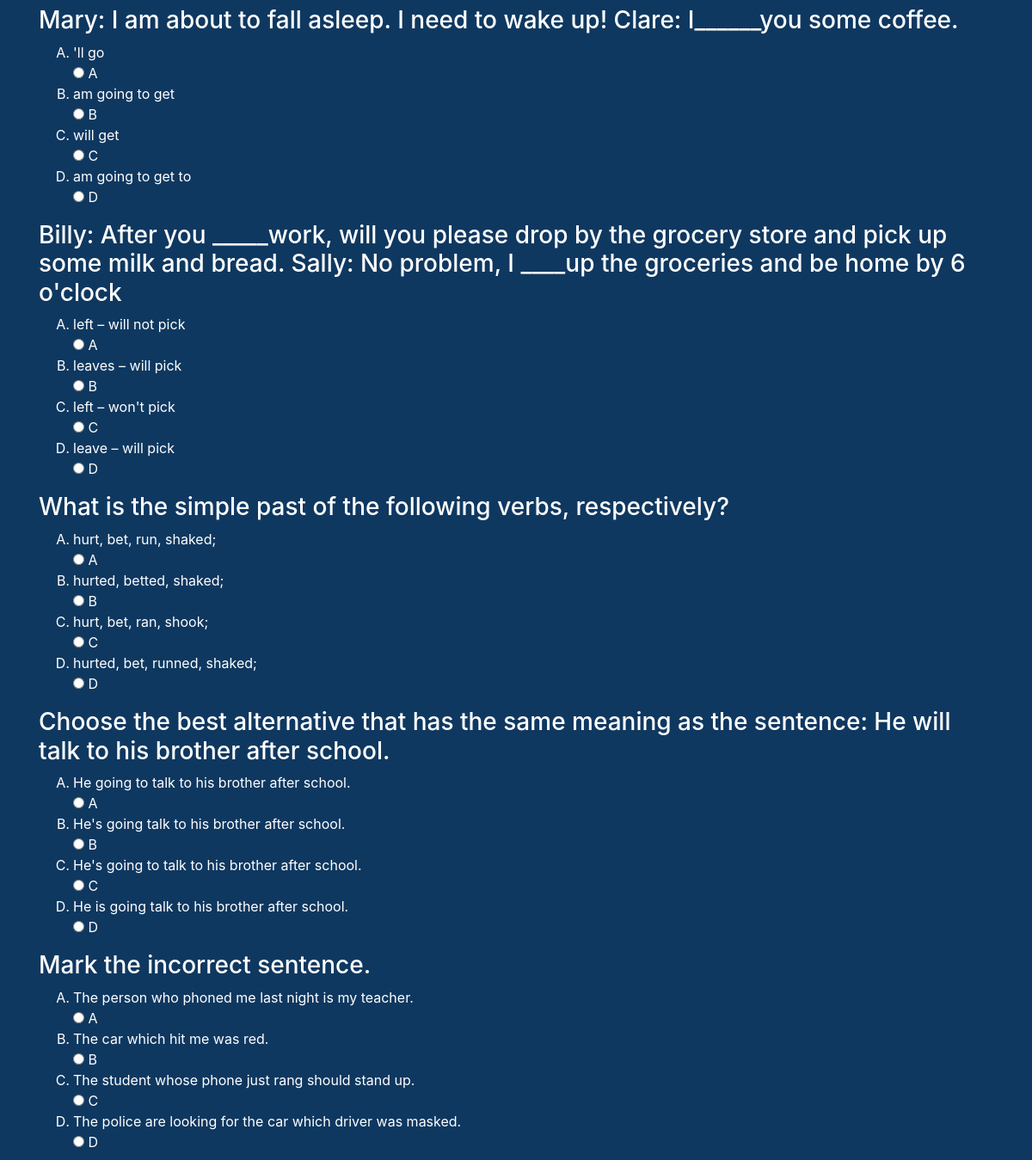
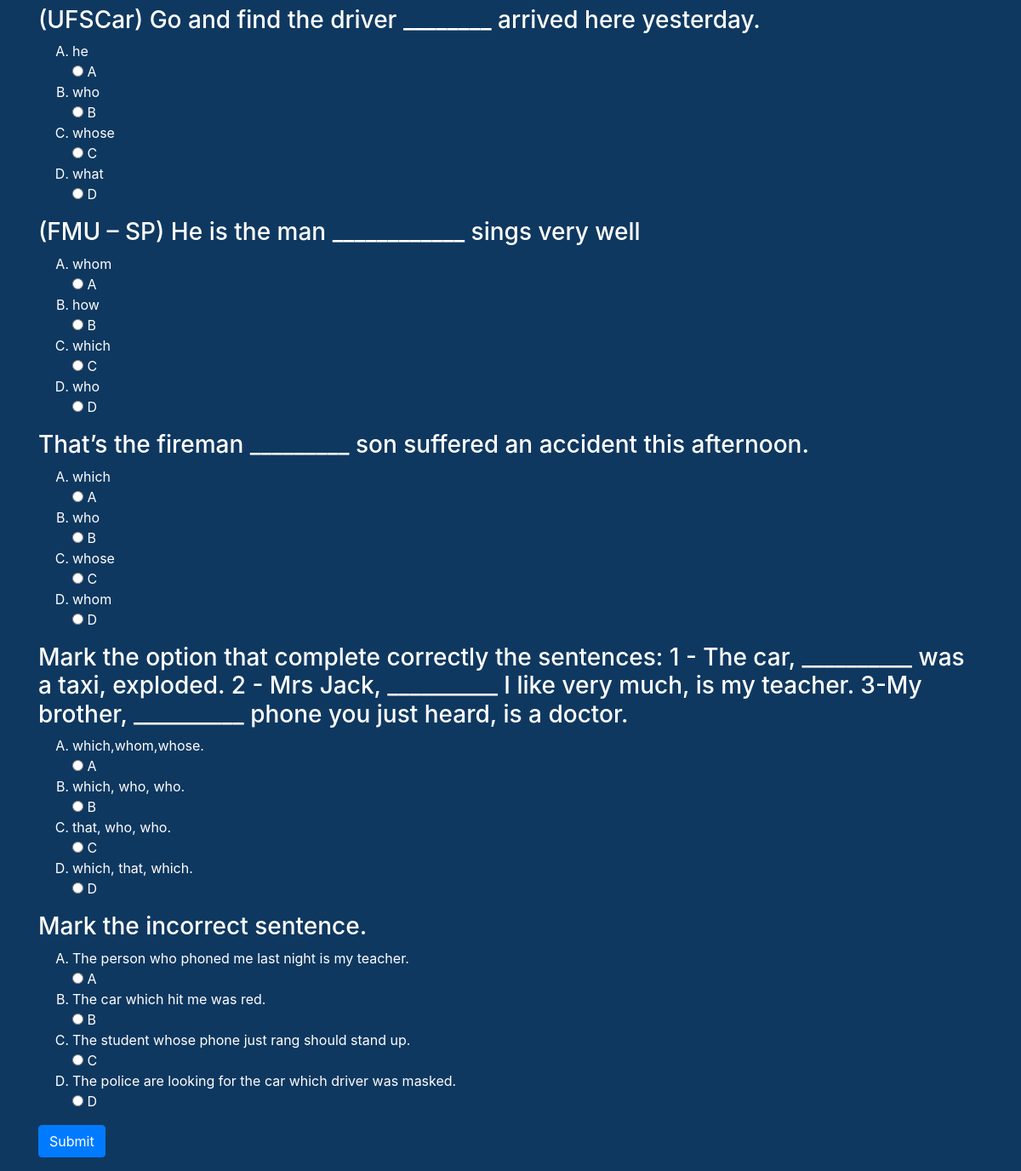
Page /aluno/fazerQuestoesView.php (signed in, lower part) on the earlier database version (2 pictures, top to bottom).
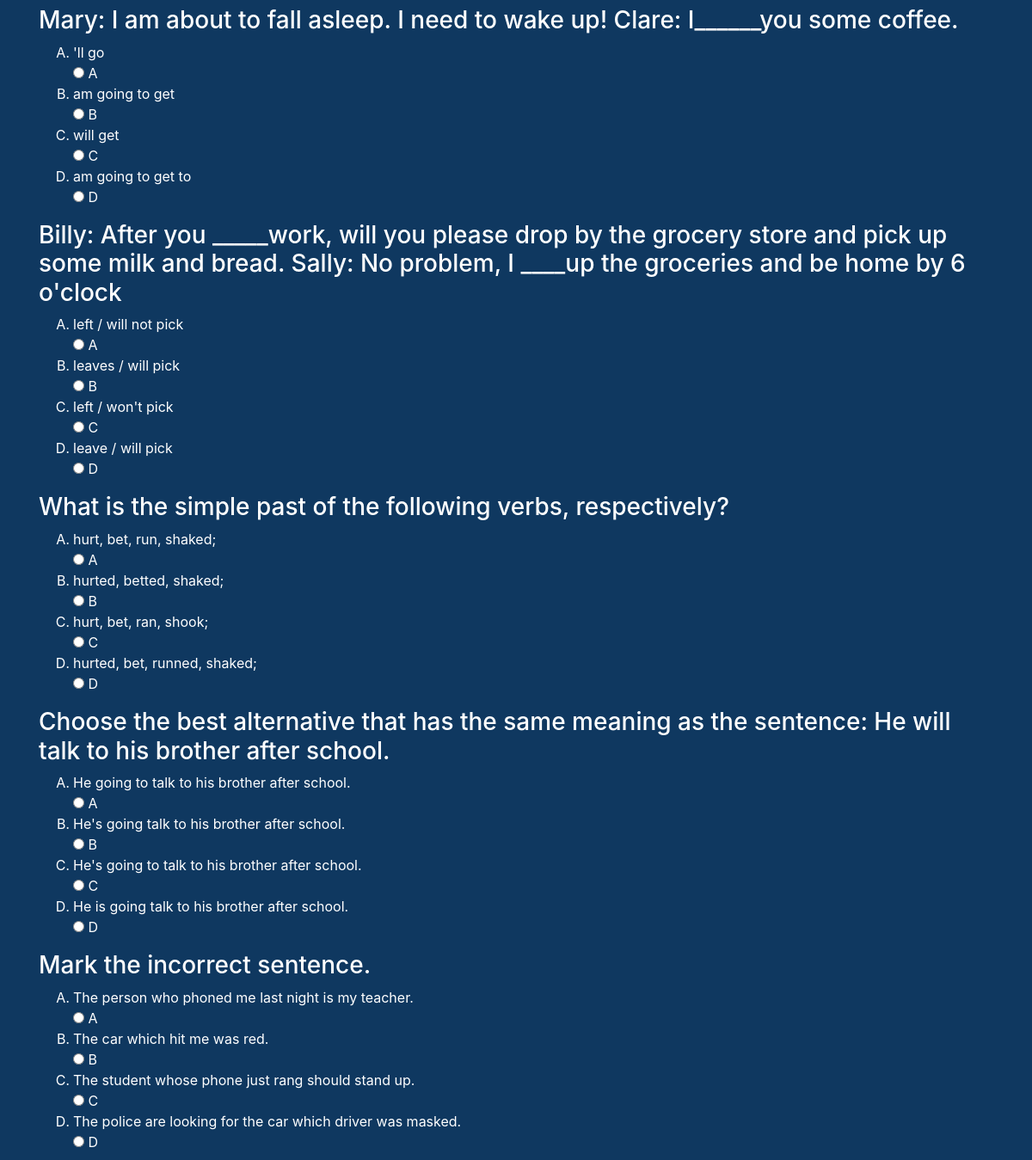
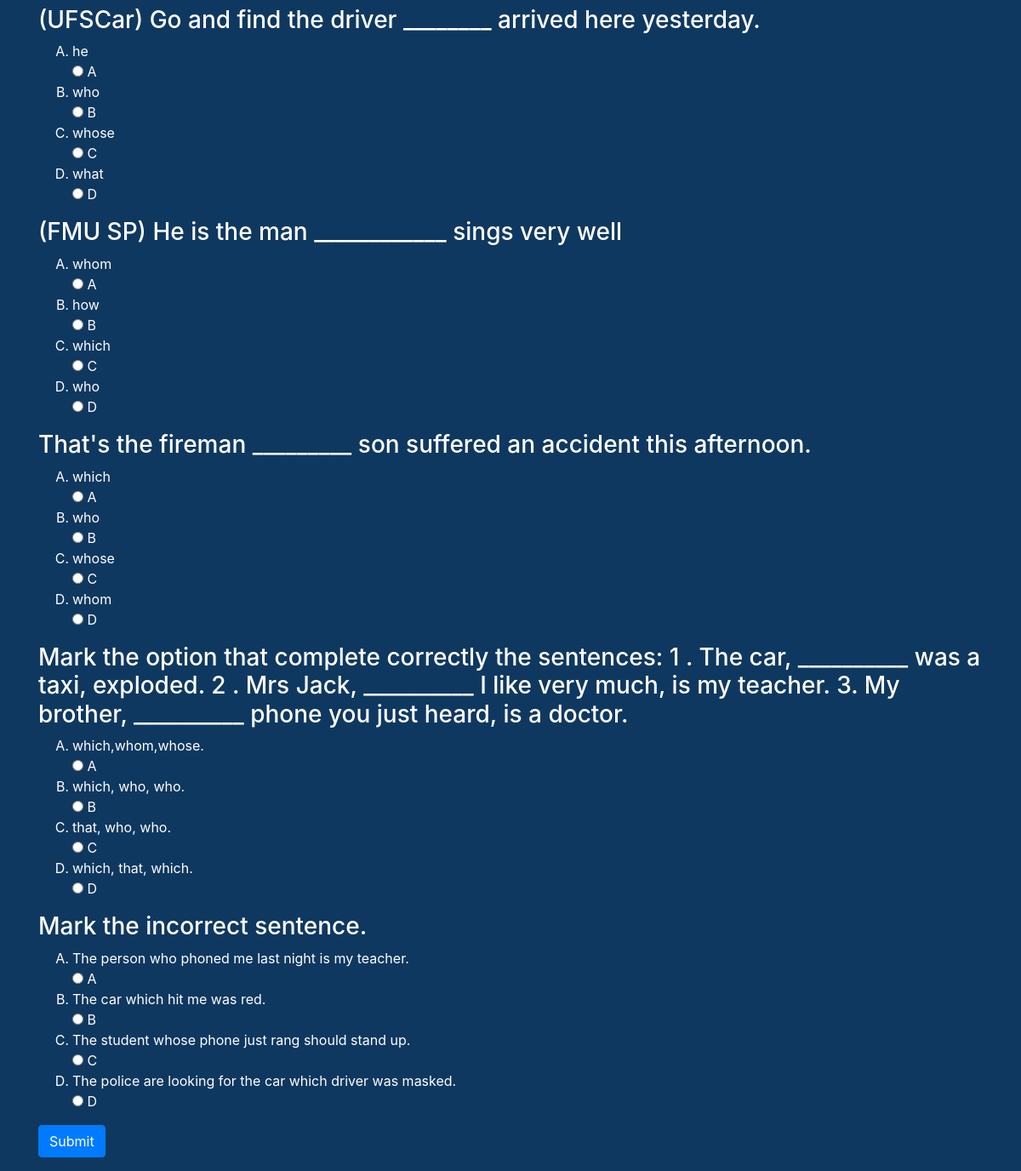
Same page on the later database version (2 pictures, top to bottom).
### tables this page shows
CREATE TABLE `questao` (
  `idquestao` int(3) NOT NULL,
  `enunciado` varchar(500) NOT NULL,
  `opA` varchar(120) NOT NULL,
  `opB` varchar(120) NOT NULL,
  `opC` varchar(120) NOT NULL,
  `opD` varchar(120) NOT NULL,
  `gabarito` int(11) NOT NULL,
  `tipo` int(1) DEFAULT NULL
);

### aluno/fazerQuestoes.php (called while the page is built, shortened)
<?php
function buscarQuestoes() {
    $connection = mysqli_connect("localhost", "root", "", "portalcursodeingles");
    $sql = "SELECT idquestao, enunciado, opA, opB, opC, opD, tipo, gabarito FROM questao ORDER BY idquestao";
    $result = mysqli_query($connection, $sql);
    $questoes = [];
    if(mysqli_query($connection, $sql)) {
        if (mysqli_num_rows($result) > 0) {
            $questao = [];
            while ($row = mysqli_fetch_assoc($result)) {
                $questao['idquestao'] = $row['idquestao'];
                $questao['enunciado'] = $row['enunciado'];
                $questao['opA'] = $row['opA'];
                $questao['opB'] = $row['opB'];
                $questao['opC'] = $row['opC'];
                $questao['opD'] = $row['opD'];
                $questao['tipo'] = $row['tipo'];
                $questao['gabarito'] = $row['gabarito'];
                array_push($questoes, $questao);
            }
        }
    } else{
        die("Erro ao buscar questões com a consulta $sql. " . mysqli_error($connection));
    }
    return $questoes;
}
?>

### aluno/fazerQuestoesCtrl.php (called while the page is built)
<?php
    require_once('fazerQuestoes.php');
    function exibirQuestoes() {
        return buscarQuestoes();
    }
?>

### aluno/descobrirCtrl.php (called while the page is built, shortened)
<?php
    function nivelaluno() {
        $nivelaluno = $_SESSION["tipo"];
        return $nivelaluno;
    }
?>

### aluno/fazerQuestoesView.php (the view, shortened to what this page needs)
<html>
    <head>
  <link rel="stylesheet" href="https://maxcdn.bootstrapcdn.com/bootstrap/4.3.1/css/bootstrap.min.css">
</head>
<body style="background-color:#0f3860;">
<?php
   require_once('descobrirCtrl.php');
   $nivelaluno = nivelaluno();
?>
<div class="container">
    <font color="white">
<form action="fazerQuestoesView.php" class="needs-validation" novalidate method="post">
<?php
$rodadas = 0;
$contadorDeAcertos = 0;
   require_once('fazerQuestoesCtrl.php');
    $questoes = exibirQuestoes();
    foreach ($questoes as $questao) {
        if(($questao['tipo'] == '1') && ($nivelaluno == '1') || ($questao['tipo'] == '2') && ($nivelaluno == '3') || ($questao['tipo'] == '3') && ($nivelaluno == '4')){
        echo "<h3>" . $questao['enunciado'] . "</h3>";
        echo "<ol type='A'>";
        if (isset($_POST[$questao['idquestao']])) {
            $rodadas ++;
            echo "<li>" . $questao['opA'] . "</li>";
            if ($questao['gabarito'] == 1) {
                echo "<input type='radio' name='" . $questao['idquestao'] . "' value='1' checked /> <b>A</b>";
            } else {
                echo "<input type='radio' name='" . $questao['idquestao'] . "' value='1'/> A";
            }
            echo "<li>" . $questao['opB'] . "</li>";
            if ($questao['gabarito'] == 2) {
                echo "<input type='radio' name='" . $questao['idquestao'] . "' value='2' checked /> <b>B</b>";
            } else {
                echo "<input type='radio' name='" . $questao['idquestao'] . "' value='2'/> B";
            }
            echo "<li>" . $questao['opC'] . "</li>";
            if ($questao['gabarito'] == 3) {
                echo "<input type='radio' name='" . $questao['idquestao'] . "' value='3' checked /> <b>C</b>";
            } else {
                echo "<input type='radio' name='" . $questao['idquestao'] . "' value='3'/> C";
            }
            echo "<li>" . $questao['opD'] . "</li>";
            if ($questao['gabarito'] == 4) {
                echo "<input type='radio' name='" . $questao['idquestao'] . "' value='4' checked /> <b>D</b>";
            } else {
                echo "<input type='radio' name='" . $questao['idquestao'] . "' value='4'/> D";
            }
            echo "<br>";
            if ($_POST[$questao['idquestao']] == $questao['gabarito']) {
                echo "Correct Awser";
                $contadorDeAcertos++;
            } else {
                echo "Wrong Awser";
            }
        } else {
            echo "<li>" . $questao['opA'] . "</li>";
            echo "<input type='radio' name='" . $questao['idquestao'] . "' value='1'/> A";
            echo "<li>" . $questao['opB'] . "</li>";
            echo "<input type='radio' name='" . $questao['idquestao'] . "' value='2'/> B";
            echo "<li>" . $questao['opC'] . "</li>";
            echo "<input type='radio' name='" . $questao['idquestao'] . "' value='3'/> C";
            echo "<li>" . $questao['opD'] . "</li>";
            echo "<input type='radio' name='" . $questao['idquestao'] . "' value='4'/> D";
        }
        echo "</ol>";
        }
    }
    if($rodadas<=0){
        echo("<button class='btn btn-primary' type='submit'>Submit</button>");
    }else{
        echo("<a href='alunoView.php'><input type='button' value='Back To Student Page'></a></div>");
    }
?>
</form>
</font>
</body>
</html>

Differences in the rows shown:
changed questao: opA "left – will not pick" → "left / will not pick"; opB "leaves – will pick" → "leaves / will pick"; opC "left – won't pick" → "left / won't pick"; opD "leave – will pick" → "leave / will pick"
changed questao "how": enunciado "(FMU – SP) He is the man ____________ sings very well" → "(FMU SP) He is the man ____________ sings very well"
changed questao: enunciado "That’s the fireman _________ son suffered an accident this afternoon." → "That's the fireman _________ son suffered an accident this afternoon."
changed questao "which,whom,whose.": enunciado "…correctly the sentences: 1 - The car, __________ was a taxi, exploded. 2 - Mrs Jack, __________ I like very much, is my teacher. 3-My brother, __________ phone you…" → "…correctly the sentences: 1 . The car, __________ was a taxi, exploded. 2 . Mrs Jack, __________ I like very much, is my teacher. 3. My brother, __________ phone you…"
